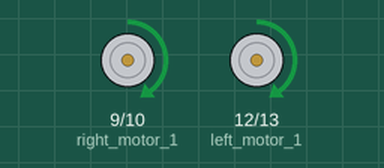
This sketch was run on a simulated Arduino Uno, built with avr-gcc and run on an emulated ATmega328P. Shown: motor-driver pin pairs drawn as motors (green arrow = first pin HIGH = forward, orange = second pin HIGH = backward, longer = more drive, scaled by the enable pin). What the sketch prints to the serial monitor is not drawn.

Above: at 0.2 s.
Timing chart, 0 to 3.5 s (numbered marks = the images above):
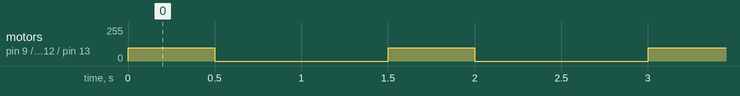

The sketch:

motor_movement_test.ino
```cpp
//Motor A
const int left_motor_1  = 12;    // when 1 > 2, forward
const int left_motor_2  = 13;    // when 2 > 1, reverse
//Motor B
const int right_motor_1  = 9;   // when 1 > 2, forward
const int right_motor_2  = 10;   // when 2 > 1, reverse

const int en1 = 5; // extra supply
const int en2 = 6; // extra supply

void setup() {
  // put your setup code here, to run once:
  Serial.begin(9600);
  pinMode(left_motor_1, OUTPUT);
    pinMode(left_motor_2, OUTPUT);
    pinMode(right_motor_1, OUTPUT);
    pinMode(right_motor_2, OUTPUT);
    pinMode(en1, OUTPUT);
    pinMode(en2, OUTPUT);
}

void loop() {
  // put your main code here, to run repeatedly:
  Serial.println("Moving FORWARD");
  analogWrite(en1, 100);
  analogWrite(en2, 100);
  digitalWrite(left_motor_1, HIGH);
  digitalWrite(left_motor_2, LOW);
  digitalWrite(right_motor_1, HIGH);
  digitalWrite(right_motor_2, LOW);
  delay(500);

  Serial.println("Stopping");
  analogWrite(en1, 0);
  analogWrite(en2, 0);
  digitalWrite(left_motor_1, LOW);
  digitalWrite(left_motor_2, LOW);
  digitalWrite(right_motor_1, LOW);
  digitalWrite(right_motor_2, LOW);
  delay(1000);
}
```

Measured:
- by itself, motor on pin 9 (right_motor_1) / pin 10 (right_motor_2), motor on pin 12 (left_motor_1) / pin 13 (left_motor_2): alternates forward 100/255 for 0.50 s and stopped for 1.0 s
